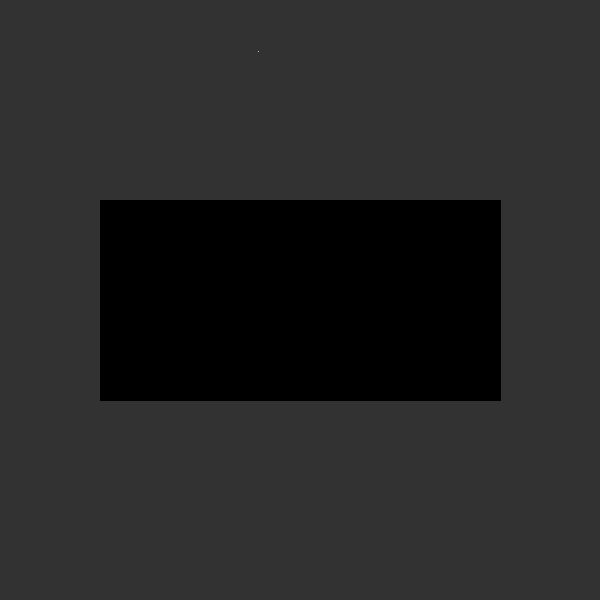
Frame 1 (no input)
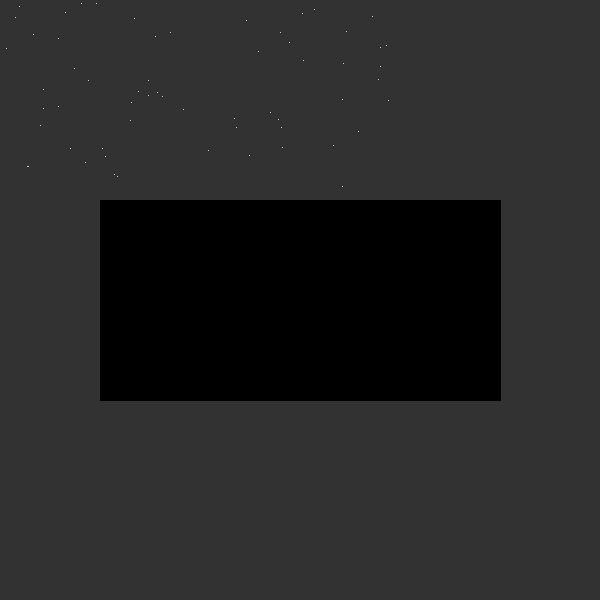
Frame 60 (the mouse pressed at the canvas centre just before this capture)
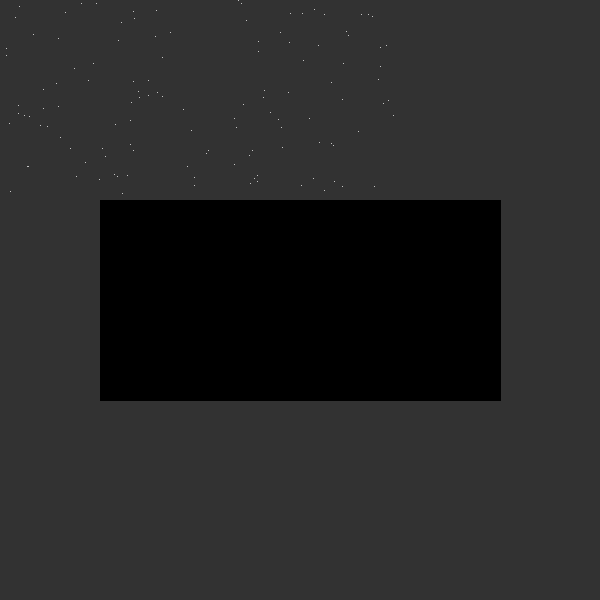
Frame 120 (the mouse held since frame 60 and released just before this capture)

The Processing sketch that drew these frames (run headless with seeded random() and noise(); from frame 60 on, the mouse is pressed at the canvas centre):

// Processing sketch: sketch_10
// ── sketch_10.pde
// currently the sketch draws random white points
// all over the canvas. 
// change the values being given to x and y so that 
// the white points are only drawn inside the black rectangle.

void setup() {
  size(600, 600);
  background(50);
  rectMode(CENTER);
  fill(0);
  rect(width/2, height/2, 400, 200);
}

void draw() {
  float x = random(0, width);
  float y = random(0, height);
  stroke(255);
  point(map(x, 0, width, 0, 400), map(y, 0, height, 0, 200));
}
